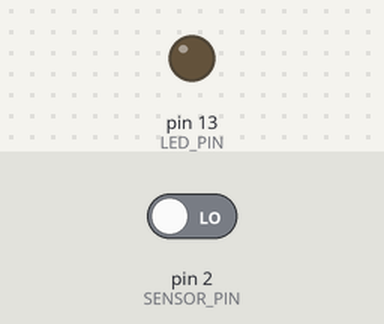
The sketch below on a simulated Arduino Uno, built with avr-gcc and run on an emulated ATmega328P. On the bench: output pins drawn as LEDs (lit = HIGH). Inputs (shaded band) come from the test bench; at power-on: pin 2 (SENSOR_PIN) LOW.

Above: at 1.2 s.
1.3 s: pin 2 (SENSOR_PIN) driven HIGH
At 1.7 s:
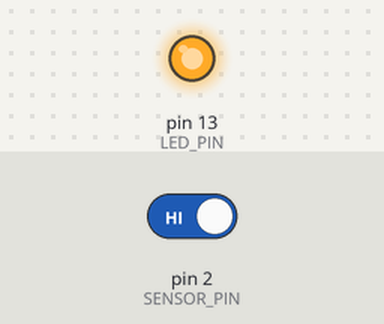
Timing chart, 0 to 4.3 s (numbered marks = the images above; inputs shaded):
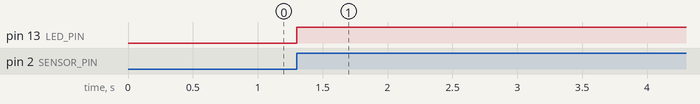

Measured:
- after the input at 1.3 s, pin 13 (LED_PIN): LOW → HIGH at once

The sketch:

sensor_suara_lampu_tepuk.ino
```cpp
#define SENSOR_PIN 2
#define LED_PIN 13

bool ledState = false;
bool lastState = LOW;

unsigned long lastClapTime = 0;
const unsigned long debounceDelay = 100;

void setup() {
  pinMode(SENSOR_PIN, INPUT);
  pinMode(LED_PIN, OUTPUT);

  digitalWrite(LED_PIN, LOW);
}

void loop() {
  bool currentState = digitalRead(SENSOR_PIN);

  // Deteksi perubahan LOW -> HIGH
  if (currentState == HIGH && lastState == LOW) {

    if (millis() - lastClapTime > debounceDelay) {
      ledState = !ledState;          // Toggle LED
      digitalWrite(LED_PIN, ledState);

      lastClapTime = millis();
    }
  }

  lastState = currentState;
}
```
